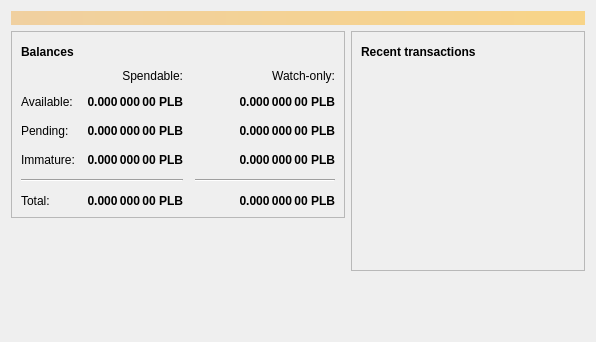
<?xml version="1.0" encoding="UTF-8"?>
<ui version="4.0">
 <class>OverviewPage</class>
 <widget class="QWidget" name="OverviewPage">
  <property name="geometry">
   <rect>
    <x>0</x>
    <y>0</y>
    <width>596</width>
    <height>342</height>
   </rect>
  </property>
  <property name="windowTitle">
   <string>Form</string>
  </property>
  <layout class="QVBoxLayout" name="topLayout">
   <item>
    <widget class="QLabel" name="labelAlerts">
     <property name="visible">
      <bool>false</bool>
     </property>
     <property name="styleSheet">
      <string notr="true">QLabel { background-color: qlineargradient(x1: 0, y1: 0, x2: 1, y2: 0, stop:0 #F0D0A0, stop:1 #F8D488); color:#000000; }</string>
     </property>
     <property name="wordWrap">
      <bool>true</bool>
     </property>
     <property name="margin">
      <number>3</number>
     </property>
     <property name="textInteractionFlags">
      <set>Qt::TextSelectableByMouse</set>
     </property>
    </widget>
   </item>
   <item>
    <layout class="QHBoxLayout" name="horizontalLayout" stretch="1,1">
     <item>
      <layout class="QVBoxLayout" name="verticalLayout_2">
       <item>
        <widget class="QFrame" name="frame">
         <property name="frameShape">
          <enum>QFrame::StyledPanel</enum>
         </property>
         <property name="frameShadow">
          <enum>QFrame::Raised</enum>
         </property>
         <layout class="QVBoxLayout" name="verticalLayout_4">
          <item>
           <layout class="QHBoxLayout" name="horizontalLayout_4">
            <item>
             <widget class="QLabel" name="label_5">
              <property name="font">
               <font>
                <weight>75</weight>
                <bold>true</bold>
               </font>
              </property>
              <property name="text">
               <string>Balances</string>
              </property>
             </widget>
            </item>
            <item>
             <widget class="QPushButton" name="labelWalletStatus">
              <property name="enabled">
               <bool>true</bool>
              </property>
              <property name="maximumSize">
               <size>
                <width>30</width>
                <height>16777215</height>
               </size>
              </property>
              <property name="toolTip">
               <string>The displayed information may be out of date. Your wallet automatically synchronizes with the Planbcoin network after a connection is established, but this process has not completed yet.</string>
              </property>
              <property name="text">
               <string/>
              </property>
              <property name="icon">
               <iconset resource="../planbcoin.qrc">
                <normaloff>:/icons/warning</normaloff>
                <disabledoff>:/icons/warning</disabledoff>:/icons/warning</iconset>
              </property>
              <property name="iconSize">
               <size>
                <width>24</width>
                <height>24</height>
               </size>
              </property>
              <property name="flat">
               <bool>true</bool>
              </property>
             </widget>
            </item>
            <item>
             <spacer name="horizontalSpacer_3">
              <property name="orientation">
               <enum>Qt::Horizontal</enum>
              </property>
              <property name="sizeHint" stdset="0">
               <size>
                <width>40</width>
                <height>20</height>
               </size>
              </property>
             </spacer>
            </item>
           </layout>
          </item>
          <item>
           <layout class="QGridLayout" name="gridLayout">
            <property name="spacing">
             <number>12</number>
            </property>
            <item row="2" column="2">
             <widget class="QLabel" name="labelWatchPending">
              <property name="font">
               <font>
                <weight>75</weight>
                <bold>true</bold>
               </font>
              </property>
              <property name="cursor">
               <cursorShape>IBeamCursor</cursorShape>
              </property>
              <property name="toolTip">
               <string>Unconfirmed transactions to watch-only addresses</string>
              </property>
              <property name="text">
               <string notr="true">0.000 000 00 PLB</string>
              </property>
              <property name="alignment">
               <set>Qt::AlignRight|Qt::AlignTrailing|Qt::AlignVCenter</set>
              </property>
              <property name="textInteractionFlags">
               <set>Qt::LinksAccessibleByMouse|Qt::TextSelectableByKeyboard|Qt::TextSelectableByMouse</set>
              </property>
             </widget>
            </item>
            <item row="2" column="1">
             <widget class="QLabel" name="labelUnconfirmed">
              <property name="font">
               <font>
                <weight>75</weight>
                <bold>true</bold>
               </font>
              </property>
              <property name="cursor">
               <cursorShape>IBeamCursor</cursorShape>
              </property>
              <property name="toolTip">
               <string>Total of transactions that have yet to be confirmed, and do not yet count toward the spendable balance</string>
              </property>
              <property name="text">
               <string notr="true">0.000 000 00 PLB</string>
              </property>
              <property name="alignment">
               <set>Qt::AlignRight|Qt::AlignTrailing|Qt::AlignVCenter</set>
              </property>
              <property name="textInteractionFlags">
               <set>Qt::LinksAccessibleByMouse|Qt::TextSelectableByKeyboard|Qt::TextSelectableByMouse</set>
              </property>
             </widget>
            </item>
            <item row="3" column="2">
             <widget class="QLabel" name="labelWatchImmature">
              <property name="font">
               <font>
                <weight>75</weight>
                <bold>true</bold>
               </font>
              </property>
              <property name="cursor">
               <cursorShape>IBeamCursor</cursorShape>
              </property>
              <property name="toolTip">
               <string>Mined balance in watch-only addresses that has not yet matured</string>
              </property>
              <property name="text">
               <string notr="true">0.000 000 00 PLB</string>
              </property>
              <property name="alignment">
               <set>Qt::AlignRight|Qt::AlignTrailing|Qt::AlignVCenter</set>
              </property>
              <property name="textInteractionFlags">
               <set>Qt::LinksAccessibleByMouse|Qt::TextSelectableByKeyboard|Qt::TextSelectableByMouse</set>
              </property>
             </widget>
            </item>
            <item row="4" column="0" colspan="2">
             <widget class="Line" name="line">
              <property name="orientation">
               <enum>Qt::Horizontal</enum>
              </property>
             </widget>
            </item>
            <item row="4" column="2">
             <widget class="Line" name="lineWatchBalance">
              <property name="sizePolicy">
               <sizepolicy hsizetype="Preferred" vsizetype="Fixed">
                <horstretch>0</horstretch>
                <verstretch>0</verstretch>
               </sizepolicy>
              </property>
              <property name="minimumSize">
               <size>
                <width>140</width>
                <height>0</height>
               </size>
              </property>
              <property name="orientation">
               <enum>Qt::Horizontal</enum>
              </property>
             </widget>
            </item>
            <item row="5" column="0">
             <widget class="QLabel" name="labelTotalText">
              <property name="text">
               <string>Total:</string>
              </property>
             </widget>
            </item>
            <item row="3" column="1">
             <widget class="QLabel" name="labelImmature">
              <property name="font">
               <font>
                <weight>75</weight>
                <bold>true</bold>
               </font>
              </property>
              <property name="cursor">
               <cursorShape>IBeamCursor</cursorShape>
              </property>
              <property name="toolTip">
               <string>Mined balance that has not yet matured</string>
              </property>
              <property name="text">
               <string notr="true">0.000 000 00 PLB</string>
              </property>
              <property name="alignment">
               <set>Qt::AlignRight|Qt::AlignTrailing|Qt::AlignVCenter</set>
              </property>
              <property name="textInteractionFlags">
               <set>Qt::LinksAccessibleByMouse|Qt::TextSelectableByKeyboard|Qt::TextSelectableByMouse</set>
              </property>
             </widget>
            </item>
            <item row="2" column="3">
             <spacer name="horizontalSpacer_2">
              <property name="orientation">
               <enum>Qt::Horizontal</enum>
              </property>
              <property name="sizeHint" stdset="0">
               <size>
                <width>40</width>
                <height>20</height>
               </size>
              </property>
             </spacer>
            </item>
            <item row="3" column="0">
             <widget class="QLabel" name="labelImmatureText">
              <property name="text">
               <string>Immature:</string>
              </property>
             </widget>
            </item>
            <item row="5" column="1">
             <widget class="QLabel" name="labelTotal">
              <property name="font">
               <font>
                <weight>75</weight>
                <bold>true</bold>
               </font>
              </property>
              <property name="cursor">
               <cursorShape>IBeamCursor</cursorShape>
              </property>
              <property name="toolTip">
               <string>Your current total balance</string>
              </property>
              <property name="text">
               <string notr="true">0.000 000 00 PLB</string>
              </property>
              <property name="alignment">
               <set>Qt::AlignRight|Qt::AlignTrailing|Qt::AlignVCenter</set>
              </property>
              <property name="textInteractionFlags">
               <set>Qt::LinksAccessibleByMouse|Qt::TextSelectableByKeyboard|Qt::TextSelectableByMouse</set>
              </property>
             </widget>
            </item>
            <item row="5" column="2">
             <widget class="QLabel" name="labelWatchTotal">
              <property name="font">
               <font>
                <weight>75</weight>
                <bold>true</bold>
               </font>
              </property>
              <property name="cursor">
               <cursorShape>IBeamCursor</cursorShape>
              </property>
              <property name="toolTip">
               <string>Current total balance in watch-only addresses</string>
              </property>
              <property name="text">
               <string notr="true">0.000 000 00 PLB</string>
              </property>
              <property name="alignment">
               <set>Qt::AlignRight|Qt::AlignTrailing|Qt::AlignVCenter</set>
              </property>
              <property name="textInteractionFlags">
               <set>Qt::LinksAccessibleByMouse|Qt::TextSelectableByKeyboard|Qt::TextSelectableByMouse</set>
              </property>
             </widget>
            </item>
            <item row="0" column="2">
             <widget class="QLabel" name="labelWatchonly">
              <property name="text">
               <string>Watch-only:</string>
              </property>
              <property name="alignment">
               <set>Qt::AlignRight|Qt::AlignTrailing|Qt::AlignVCenter</set>
              </property>
             </widget>
            </item>
            <item row="1" column="0">
             <widget class="QLabel" name="labelBalanceText">
              <property name="text">
               <string>Available:</string>
              </property>
             </widget>
            </item>
            <item row="1" column="1">
             <widget class="QLabel" name="labelBalance">
              <property name="font">
               <font>
                <weight>75</weight>
                <bold>true</bold>
               </font>
              </property>
              <property name="cursor">
               <cursorShape>IBeamCursor</cursorShape>
              </property>
              <property name="toolTip">
               <string>Your current spendable balance</string>
              </property>
              <property name="text">
               <string notr="true">0.000 000 00 PLB</string>
              </property>
              <property name="alignment">
               <set>Qt::AlignRight|Qt::AlignTrailing|Qt::AlignVCenter</set>
              </property>
              <property name="textInteractionFlags">
               <set>Qt::LinksAccessibleByMouse|Qt::TextSelectableByKeyboard|Qt::TextSelectableByMouse</set>
              </property>
             </widget>
            </item>
            <item row="1" column="2">
             <widget class="QLabel" name="labelWatchAvailable">
              <property name="font">
               <font>
                <weight>75</weight>
                <bold>true</bold>
               </font>
              </property>
              <property name="cursor">
               <cursorShape>IBeamCursor</cursorShape>
              </property>
              <property name="toolTip">
               <string>Your current balance in watch-only addresses</string>
              </property>
              <property name="text">
               <string notr="true">0.000 000 00 PLB</string>
              </property>
              <property name="alignment">
               <set>Qt::AlignRight|Qt::AlignTrailing|Qt::AlignVCenter</set>
              </property>
              <property name="textInteractionFlags">
               <set>Qt::LinksAccessibleByMouse|Qt::TextSelectableByKeyboard|Qt::TextSelectableByMouse</set>
              </property>
             </widget>
            </item>
            <item row="2" column="0">
             <widget class="QLabel" name="labelPendingText">
              <property name="text">
               <string>Pending:</string>
              </property>
             </widget>
            </item>
            <item row="0" column="1">
             <widget class="QLabel" name="labelSpendable">
              <property name="text">
               <string>Spendable:</string>
              </property>
              <property name="alignment">
               <set>Qt::AlignRight|Qt::AlignTrailing|Qt::AlignVCenter</set>
              </property>
             </widget>
            </item>
           </layout>
          </item>
         </layout>
        </widget>
       </item>
       <item>
        <spacer name="verticalSpacer">
         <property name="orientation">
          <enum>Qt::Vertical</enum>
         </property>
         <property name="sizeHint" stdset="0">
          <size>
           <width>20</width>
           <height>40</height>
          </size>
         </property>
        </spacer>
       </item>
      </layout>
     </item>
     <item>
      <layout class="QVBoxLayout" name="verticalLayout_3">
       <item>
        <widget class="QFrame" name="frame_2">
         <property name="frameShape">
          <enum>QFrame::StyledPanel</enum>
         </property>
         <property name="frameShadow">
          <enum>QFrame::Raised</enum>
         </property>
         <layout class="QVBoxLayout" name="verticalLayout">
          <item>
           <layout class="QHBoxLayout" name="horizontalLayout_2">
            <item>
             <widget class="QLabel" name="label_4">
              <property name="font">
               <font>
                <weight>75</weight>
                <bold>true</bold>
               </font>
              </property>
              <property name="text">
               <string>Recent transactions</string>
              </property>
             </widget>
            </item>
            <item>
             <widget class="QPushButton" name="labelTransactionsStatus">
              <property name="enabled">
               <bool>true</bool>
              </property>
              <property name="maximumSize">
               <size>
                <width>30</width>
                <height>16777215</height>
               </size>
              </property>
              <property name="toolTip">
               <string>The displayed information may be out of date. Your wallet automatically synchronizes with the Planbcoin network after a connection is established, but this process has not completed yet.</string>
              </property>
              <property name="text">
               <string/>
              </property>
              <property name="icon">
               <iconset resource="../planbcoin.qrc">
                <normaloff>:/icons/warning</normaloff>
                <disabledoff>:/icons/warning</disabledoff>:/icons/warning</iconset>
              </property>
              <property name="iconSize">
               <size>
                <width>24</width>
                <height>24</height>
               </size>
              </property>
              <property name="flat">
               <bool>true</bool>
              </property>
             </widget>
            </item>
            <item>
             <spacer name="horizontalSpacer">
              <property name="orientation">
               <enum>Qt::Horizontal</enum>
              </property>
              <property name="sizeHint" stdset="0">
               <size>
                <width>40</width>
                <height>20</height>
               </size>
              </property>
             </spacer>
            </item>
           </layout>
          </item>
          <item>
           <widget class="QListView" name="listTransactions">
            <property name="styleSheet">
             <string notr="true">QListView { background: transparent; }</string>
            </property>
            <property name="frameShape">
             <enum>QFrame::NoFrame</enum>
            </property>
            <property name="verticalScrollBarPolicy">
             <enum>Qt::ScrollBarAlwaysOff</enum>
            </property>
            <property name="horizontalScrollBarPolicy">
             <enum>Qt::ScrollBarAlwaysOff</enum>
            </property>
            <property name="selectionMode">
             <enum>QAbstractItemView::NoSelection</enum>
            </property>
           </widget>
          </item>
         </layout>
        </widget>
       </item>
       <item>
        <spacer name="verticalSpacer_2">
         <property name="orientation">
          <enum>Qt::Vertical</enum>
         </property>
         <property name="sizeHint" stdset="0">
          <size>
           <width>20</width>
           <height>40</height>
          </size>
         </property>
        </spacer>
       </item>
      </layout>
     </item>
    </layout>
   </item>
  </layout>
 </widget>
 <resources/>
 <connections/>
</ui>
